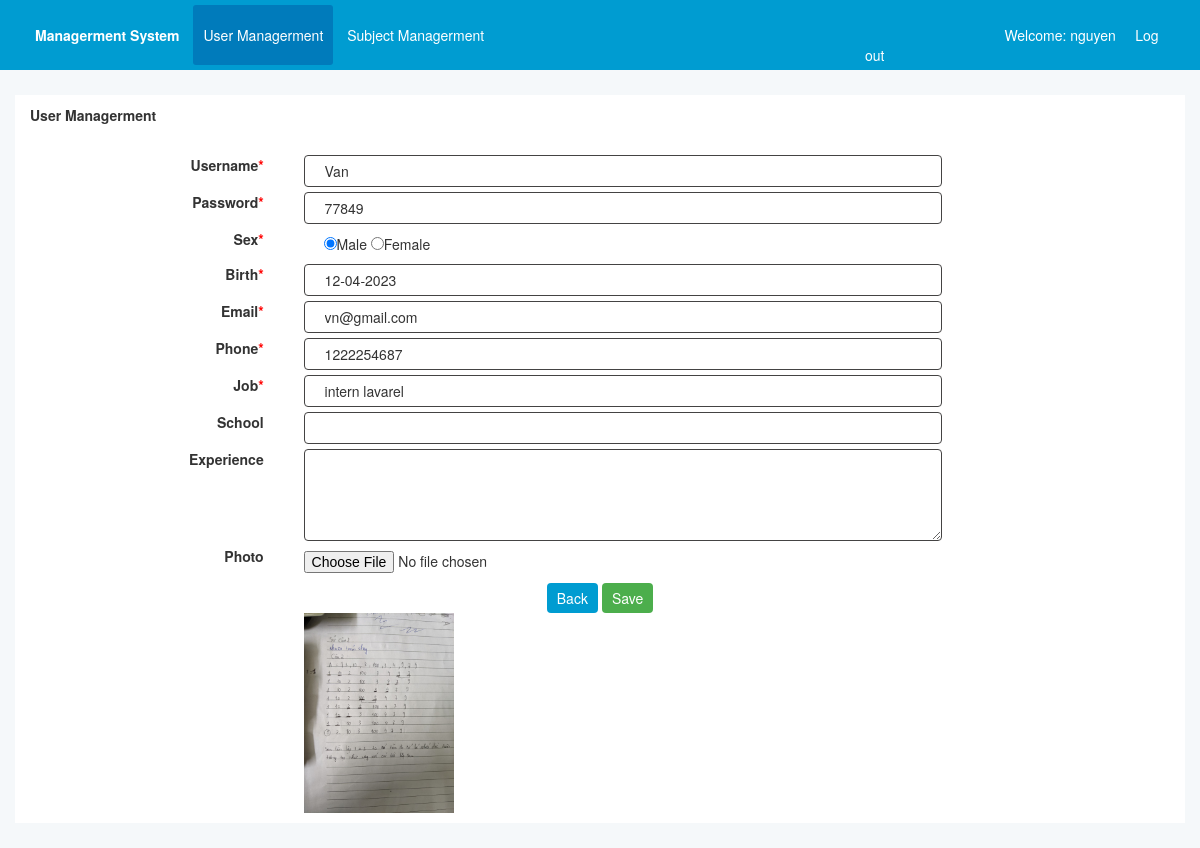
The page /User/user_update/313 (signed in) on the database its author committed.
### tables this page shows
CREATE TABLE `user` (
  `id_user` int(11) NOT NULL,
  `username` varchar(250) NOT NULL,
  `password` varchar(250) NOT NULL,
  `birth` date DEFAULT NULL,
  `email` varchar(250) NOT NULL,
  `phone` varchar(20) DEFAULT NULL,
  `photo` varchar(250) DEFAULT NULL,
  `sex` varchar(10) NOT NULL,
  `job` varchar(250) NOT NULL,
  `school` varchar(250) NOT NULL,
  `experience` text NOT NULL
);

### mvc/core/Controller.php (called while the page is built, shortened)
<?php
class Controller
{
   public function view($view, $data = [], $arr = null)
   {
      require './mvc/views/' . $view . '.php';
   }
}

### mvc/core/App.php (called while the page is built, shortened)
<?php
class App{
   protected $action="get_view";
   public function urlprocess()
   {
      if(isset($_GET['url']))
      {
         $url=rtrim($_GET['url'],'/');
         return explode('/', $url);
      }
   }
   public function __construct() {
      $url=$this->urlprocess();
      if(isset($url[0]))
      {
         unset( $url[0]);
      }
      $this->controller = new $this->controller;
      if(isset($url[1]))
      {
         if(method_exists($this->controller, $url[1]))
         {
            $this->action=$url[1];
         }
         unset($url[1]);
      }
      $this->params= $url? array_values($url) : [];
      call_user_func_array([$this->controller, $this->action], $this->params );
   }
}

### mvc/core/Database.php (called while the page is built, shortened)
<?php
class Database{
   private $host=HOST_DB;
   private $Servername=SEVER_DB;
   private $password=PASS_DB;
   private $db_name=NAME_DB;
   private $connectionString;
   public function __construct() {
      $this->connectionString= new mysqli($this->host, $this->Servername, $this->password, $this->db_name);
   }
   public function select($sql)
   {
      $data=null;
      $result=$this->connectionString->query($sql);
      if($result->num_rows >0)
      {
         while($row=$result->fetch_assoc())
         {
            $data[]=$row;
         }
         return $data;
      }
   }
}

### mvc/models/UserModel.php (called while the page is built, shortened)
<?php
class UserModel
{
   private $db;
   public function __construct()
   {
      $this->db = new Database();
   }
   public function get_user($column = '*', $where = "", $join = "" )
   {
      $sql = "SELECT $column FROM user $where";
      $result = $this->db->select($sql);
      return $result;
   }
}

### mvc/views/user/user_edit.php (the view, shortened to what this page needs)
<?php
$data_user= isset($data['user']) ? $data['user'] : [];
if(isset($data_user['birth'])){
   $newDate = date("d-m-Y", strtotime($data_user['birth'])) ;
}
?>
<div class="wrapper">
   <div class="container">
      <div class="mb-30">
         <div class="left-h2">
            <h2>User Managerment</h2>
         </div>
      </div>
      <div class="form">
         <form class="" action="/User/user_update/<?php echo $data_user['id_user']?>" method="POST" enctype="multipart/form-data">
            <div class="div-center">
               <div class="div-label"><label for="title" class="bold">Username<span class="red-span">*</span></label></div>
               <input class="input-center" name="username" type="text" id="username" value="<?php echo isset($data_user['username']) ? $data_user['username'] : ''; ?>" autocomplete="off">
            </div>
            <div class="div-center">
            <div class="div-label"><label for="title" class="bold">Password<span class="red-span">*</span></label></div>
               <input class="input-center" name="password" type="text" id="password" value="<?php echo isset($data_user['password']) ? $data_user['password'] : ''; ?>" autocomplete="off">
            </div>
            <div class="div-center">
            <div class="div-label"><label for="title" class="bold">Sex<span class="red-span">*</span></label></div>
            <div style="border: none" class="input-center">
            <input checked name="sex_input" class="" type="radio" value="male" <?php if (isset($data_user['sex']) &&  $data_user['sex'] == "male") {
                                                                                    echo "checked";
                                                                                 } else {
                                                                                    echo "";
                                                                                 } ?>><span class="mr10">Male</span>
               <input name="sex_input" class="" type="radio" value="female" <?php if (isset($data_user['sex']) &&  $data_user['sex'] == "female") {
                                                                                       echo "checked";
                                                                                    } else {
                                                                                       echo "";
                                                                                    } ?>><span class="mr10">Female</span>
            </div>
            </div>
            <div class="div-center">
            <div class="div-label"><label for="title" class="bold">Birth<span class="red-span">*</span></label></div>
               <input class="input-center" name="birth" type="text" id="birth" value="<?php echo isset($newDate) ? $newDate : ''; ?>" autocomplete="off">
            </div>
            <div class="div-center">
            <div class="div-label"><label for="title" class="bold">Email<span class="red-span">*</span></label></div>
               <input class="input-center" name="email" type="text" id="email" value="<?php echo isset($data_user['email']) ? $data_user['email'] : ''; ?>" autocomplete="off">
            </div>
            <div class="div-center">
            <div class="div-label"><label for="title" class="bold">Phone<span class="red-span">*</span></label></div>
               <input class="input-center" name="phone" type="number" id="phone" value="<?php echo isset($data_user['phone']) ? $data_user['phone'] : ''; ?>" autocomplete="off">
            </div>
            <div class="div-center">
            <div class="div-label"><label for="title" class="bold">Job<span class="red-span">*</span></label></div>
               <input class=" input-center" name="job" type="text" id="job" value="<?php echo isset($data_user['job']) ? $data_user['job'] : ''; ?>" autocomplete="off">
            </div>
            <div class="div-center">
            <div class="div-label"><label for="title" class="bold">School</label></div>
               <input class="input-center" name="school" type="text" id="school" value="<?php echo isset($data_user['school']) ? $data_user['school'] : ''; ?>" autocomplete="off">
            </div>
            <div class="div-center">
            <div class="div-label"><label for="title" class="bold">Experience</label></div>
               <textarea class="input-center" name="experience" id="experience" rows="4" autocomplete="off"><?php echo isset($data_user['experience']) ? $data_user['experience'] : ''; ?></textarea>
            </div>
            <div class="div-center">
            <div class="div-label"><label for="title" class="bold">Photo</label></div>
               <input style="border: none; padding-left: 0px;" class="input-center" accept="image/*" class="" name="photo" type="file" id="photo" value="">
            </div>
            <div class=" text-center">
               <a style="text-decoration: auto;" href="/User/user_list" title="">
                  <button class="btn-blue" type="button">Back</button>
               </a>
               <button class="btn-green" type="submit" onclick="check()">Save</button>
            </div>
      </form>
      <img style="width: 150px; height:200px; margin-left: 24%" id="blah" src="/front_end/pictures/<?php echo isset($data_user['photo']) ? $data_user['photo'] : ''; ?>" alt="your image" />
      </div>
   </div>
</div>
<link rel="stylesheet" href="//code.jquery.com/ui/1.13.2/themes/base/jquery-ui.css">

### front_end/css/main.css (style rules this page uses)
* { font-family: "Helvetica Neue", Helvetica, Arial, sans-serif; font-size: 14px; line-height: 1.42857143; color: #333; margin: 0; }
.wrapper { background-color: white; margin: 25px 15px; padding: 10px 15px; }
.mb-30 { margin-bottom: 30px; }
.input-center { padding: 5px 20px; border: 1px solid #444343; border-radius: 4px; box-sizing: border-box; width: 80%; justify-content: center; float: right; }
.div-label { width: 15%; float: left; text-align: right; }
.div-center { width: 70%; margin: auto 10%; margin-bottom: 5px; display: inline-block; }
.btn-blue { background: #009CD1; color: #fff; padding: 5px 10px; border-radius: 4px; text-align: center; border: 0px; text-decoration: none; }
.btn-green { background: #4cae4c; color: #fff; padding: 5px 10px; border-radius: 4px; text-align: center; border: 0px; text-decoration: none; }
.text-center { text-align: center; }
.bold { font-weight: 600; text-align: right; }
.red-span { color: red; }

### rows shown on the page
user: username "Van", sex "☑", birth "12-04-2023", email "vn@gmail.com", phone "1222254687", job "intern lavarel", photo (picture)

### other values the page prints
$_SESSION['user'] "nguyen"
